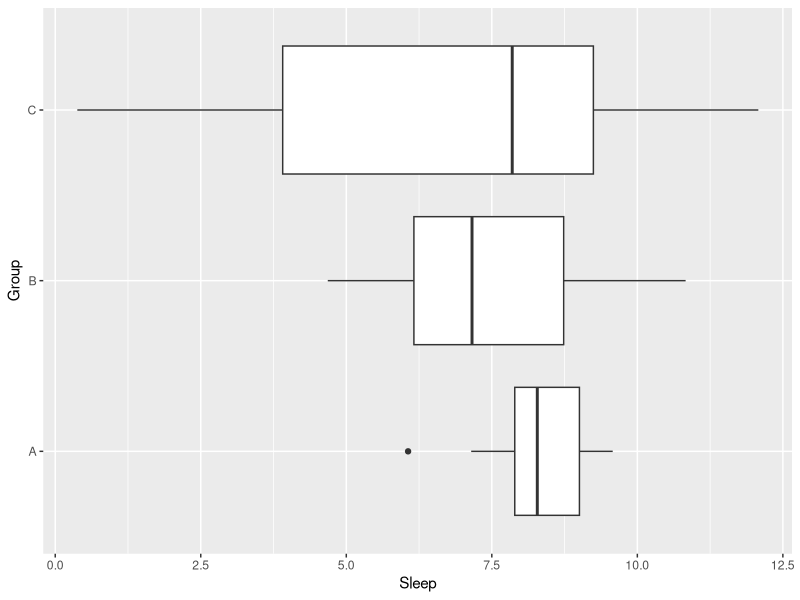

The R script that drew this image:
## ---- chunk 1
knitr::opts_chunk$set(echo = TRUE)
## ---- chunk 2
set.seed(2881)

group_sizes <- c(15, 20, 30)
group_means <- c(8, 8, 8)
group_sds <- c(1, 2, 3)

group1 <- rnorm(group_sizes[1], group_means[1], group_sds[1])
group2 <- rnorm(group_sizes[2], group_means[2], group_sds[2])
group3 <- rnorm(group_sizes[3], group_means[3], group_sds[3])

sleepData <- data.frame(Sleep=c(group1, group2, group3), 
                        Group=rep(c('A', 'B', 'C'), group_sizes))

head(sleepData)
## ---- chunk 3
   library(ggplot2)
   qplot(Sleep, Group, data = sleepData, geom = "boxplot")
## ---- chunk 4
   tapply(sleepData$Sleep, sleepData$Group, mean)
## ---- chunk 5
   oneway.test(Sleep ~ Group, data = sleepData, var.equal = T)
## ---- chunk 6
   oneway.test(Sleep ~ Group, data = sleepData, var.equal = F)
## ---- chunk 7
   kruskal.test(Sleep ~ Group, data = sleepData)
